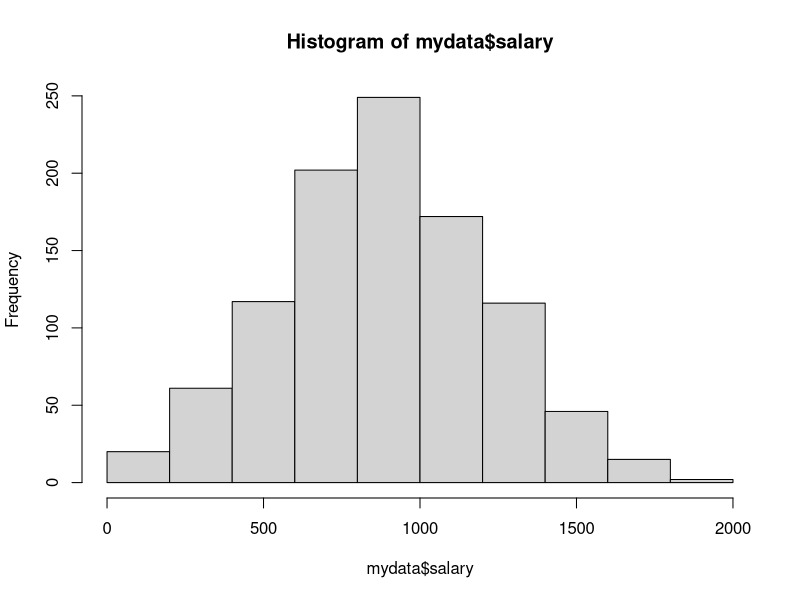
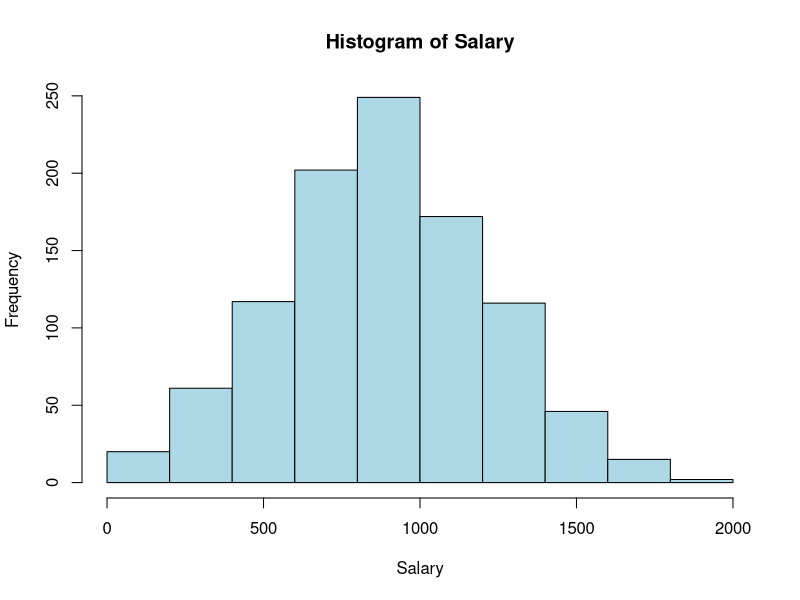
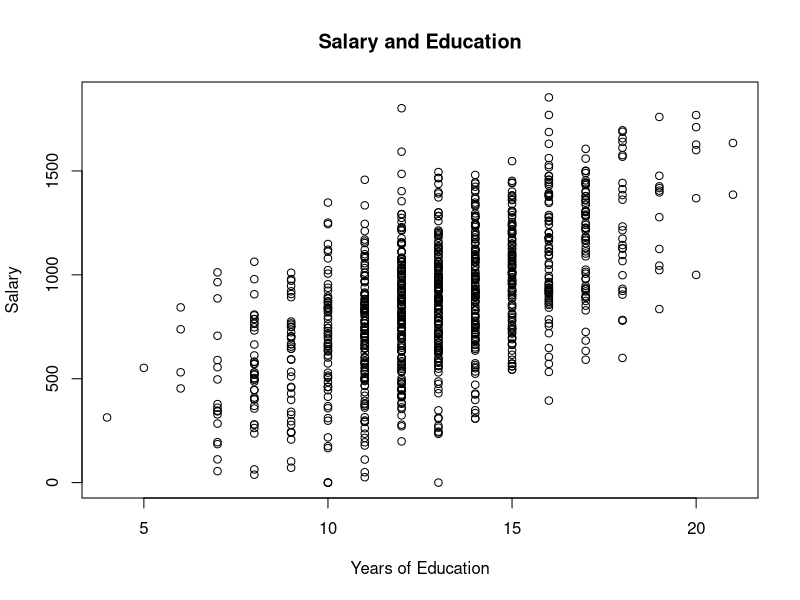

These figures' R source, in order:
## ---- chunk 1
mydata <- read.csv("wage.csv")
## ---- chunk 2
mean(mydata$salary)
mean(mydata$educ)
## ---- chunk 3
var(mydata$salary)
var(mydata$educ)
## ---- chunk 4
sd(mydata$salary)
## ---- chunk 5
hist(mydata$salary)
## ---- chunk 6
hist(mydata$salary, col = "lightblue", main = "Histogram of Salary", xlab = "Salary")
## ---- chunk 7
plot(mydata$educ, mydata$salary, main = "Salary and Education", xlab = "Years of Education", ylab = "Salary")
## ---- chunk 8
cor(mydata$educ, mydata$salary)
